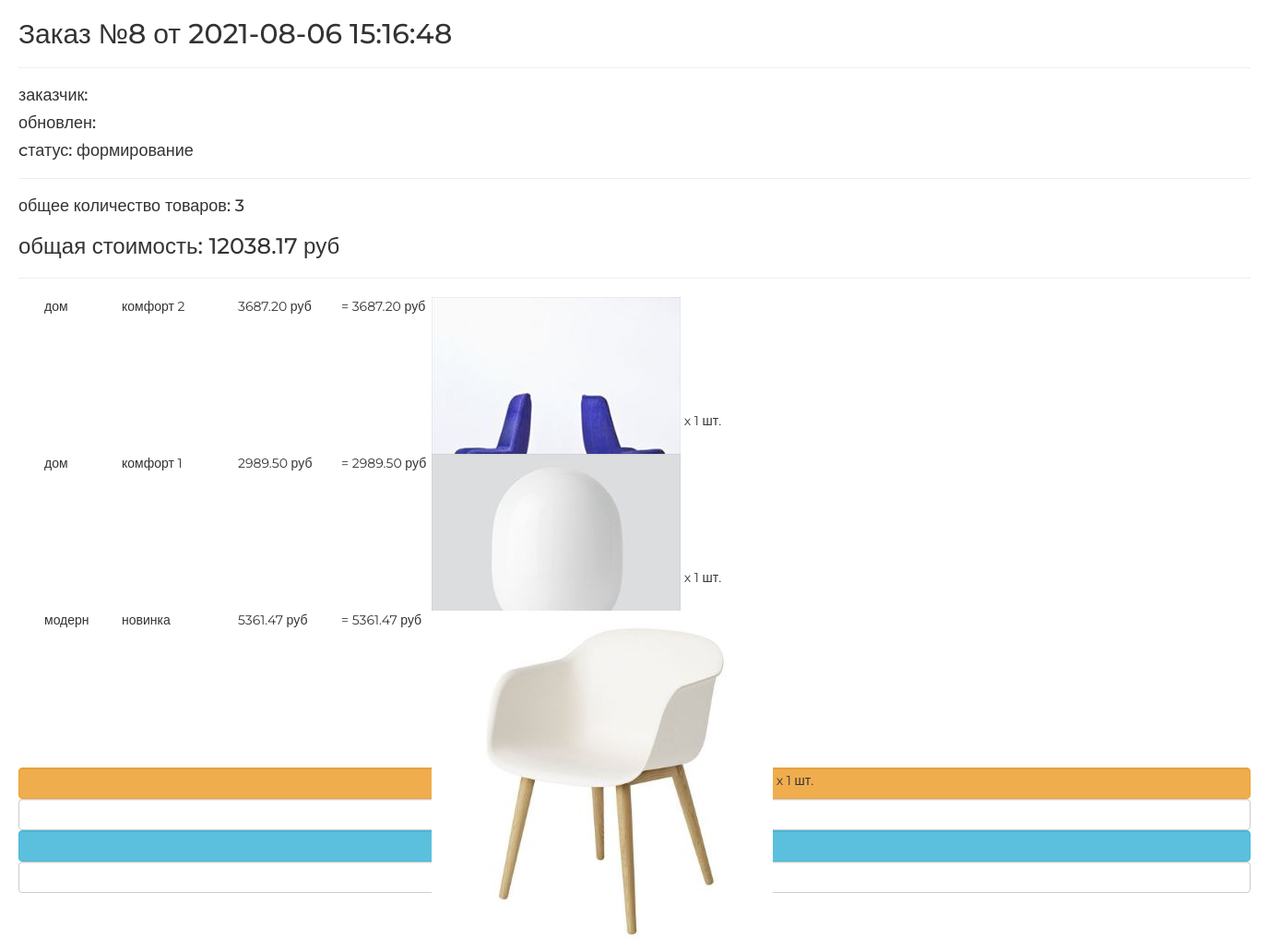
Page /orders/read/8/ on the committed database.
### ordersapp/models.py (models this page shows, shortened)
class Order(models.Model):
    FORMING = 'FM'
    SENT_TO_PROCEED = 'STP'
    DELIVERY = 'DLV'
    DONE = 'DN'
    CANCELED = 'CNC'
    STATUSES = (
        (FORMING, 'формирование'),
        (SENT_TO_PROCEED, 'передан в обработку'),
        (DELIVERY, 'доставка'),
        (DONE, 'выдан'),
        (CANCELED, 'отменен'),
    )
    user = models.ForeignKey(settings.AUTH_USER_MODEL, on_delete=models.CASCADE)
    status = models.CharField(choices=STATUSES, default=FORMING, max_length=3)
    is_active = models.BooleanField(default=True)
    created = models.DateTimeField(auto_now_add=True)
    updates = models.DateTimeField(auto_now=True)
    class Meta:
        verbose_name = 'заказ'
        verbose_name_plural = 'заказы'
        ordering = ('-created',)
    def get_total_quantity(self):
        items = self.orderitems.select_related()
        return sum(list(map(lambda x: x.quantity, items)))
    def get_total_cost(self):
        items = self.orderitems.select_related()
        return sum(list(map(lambda x: x.get_product_cost, items)))

class OrderItem(models.Model):
    order = models.ForeignKey(Order, on_delete=models.CASCADE, related_name='orderitems')
    product = models.ForeignKey(Product, on_delete=models.CASCADE)
    quantity = models.IntegerField(default=0)
    @property
    def get_product_cost(self):
        return self.quantity * self.product.price

### mainapp/models.py (models this page shows, shortened)
class Product(models.Model):
    category = models.ForeignKey(ProductCategory, on_delete=models.CASCADE)
    name = models.CharField(verbose_name='имя продукта', max_length=128)
    image = models.ImageField(upload_to='products_images', blank=True)
    short_desc = models.CharField(verbose_name='краткое описание продукта', max_length=60, blank=True)
    description = models.TextField(verbose_name='описание продукта', blank=True)
    price = models.DecimalField(verbose_name='цена продукта', max_digits=8, decimal_places=2, default=0)
    quantity = models.PositiveIntegerField(verbose_name='количество на складе', default=0)
    is_active = models.BooleanField(verbose_name='категория активна', default=True)

class ProductCategory(models.Model):
    name = models.CharField(verbose_name='название категории', max_length=64, unique=True)
    description = models.TextField(verbose_name='описание категории', blank=True)
    is_active = models.BooleanField(verbose_name='категория активна', default=True)

### ordersapp/views.py (the view)
# urls.py: path('read/<pk>/', views.OrderItemRead.as_view(), name='order_read'),
class OrderItemRead(DetailView):
    model = Order

### adminapp/templatetags/my_tags.py (called while the page is built)
def media_folder_products(string):
    if not string:
        string = 'products_images/default.jpg'
    return f'{settings.MEDIA_URL}{string}'

### mainapp/context_processors.py (called while the page is built)
def basket(request):
    basket_list = []
    if request.user.is_authenticated:
        basket_list = Basket.objects.filter(user=request.user)
    return {
        'basket': basket_list
    }

### ordersapp/templates/ordersapp/order_detail.html
{% extends "ordersapp/base.html" %}
{% load static %}
{% load my_tags %}
{% block content %}
   {% include 'ordersapp/includes/inc_order_summary.html' %}
   <div class="basket_list">
       {% for item in object.orderitems.select_related %}
           <div class="basket_record">
               <img src="{{ item.product.image|media_folder_products }}"
                    alt="{{ item.product.short_desc }}">
               <span class="category_name">
                   {{ item.product.category.name }}
               </span>
               <span class="product_name">{{ item.product.name }}</span>
               <span class="product_price">
                   {{ item.product.price }}&nbspруб
               </span>
               <span class="product_quantitiy">
                   x {{ item.quantity }} шт.
               </span>
               <span class="product_cost">
                    = {{ item.get_product_cost }}&nbspруб
               </span>
           </div>
       {% endfor %}
   </div>
   {% include 'ordersapp/includes/inc_order_actions.html' %}
{% endblock %}

### ordersapp/templates/ordersapp/includes/inc_order_summary.html (shortened to what this page needs)
{% if object %}
    <div class="h2">Заказ №{{ object.pk }} от {{ object.created|date:"Y-m-d H:i:s" }}</div>
    <hr>
    <div class="h4">заказчик: {{ user.last_name }} {{ user.first_name }} </div>
    <div class="h4">обновлен: {{ object.updated|date:"Y-m-d H:i:s" }}</div>
    <div class="h4">cтатус: {{ object.get_status_display }}</div>
    <hr>
    <div class="h4">
        общее количество товаров: <span class="order_total_quantity">{{ object.get_total_quantity }}</span>
    </div>
    <div class="h3">
        общая стоимость: <span class="order_total_cost">{{ object.get_total_cost }}</span> руб
    </div>
{% endif %}
<hr>

### static/css/style.css (style rules this page uses)
* { margin: 0; padding: 0; }
body { font-family: 'Montserrat', sans-serif; }
html, body { height: 100%; }
.basket_list span.category_name { margin-left: 2em; width: 5em; position: relative; display: block; float: left; }
.basket_list span.product_name { margin-left: 1em; width: 8em; position: relative; display: block; float: left; }
.basket_list span.product_price { margin-left: 1em; width: 7em; position: relative; display: block; float: left; }
.basket_list span.product_cost { margin-left: 1em; width: 7em; position: relative; display: block; float: left; }
.basket_list .basket_record { position: relative; display: block; height: 170px; float: none; }

### rows in the picture
Order: pk "8", created "2021-08-06 15:16:48", status "формирование", get_total_quantity "3", get_total_cost "12038.17"
OrderItem: product.image|media_folder_products (picture), product.category.name "дом", product.name "комфорт 2", product.price "3687.20", quantity "1", get_product_cost "3687.20"
OrderItem: product.image|media_folder_products (picture), product.category.name "дом", product.name "комфорт 1", product.price "2989.50", quantity "1", get_product_cost "2989.50"
OrderItem: product.image|media_folder_products (picture), product.category.name "модерн", product.name "новинка", product.price "5361.47", quantity "1", get_product_cost "5361.47"
